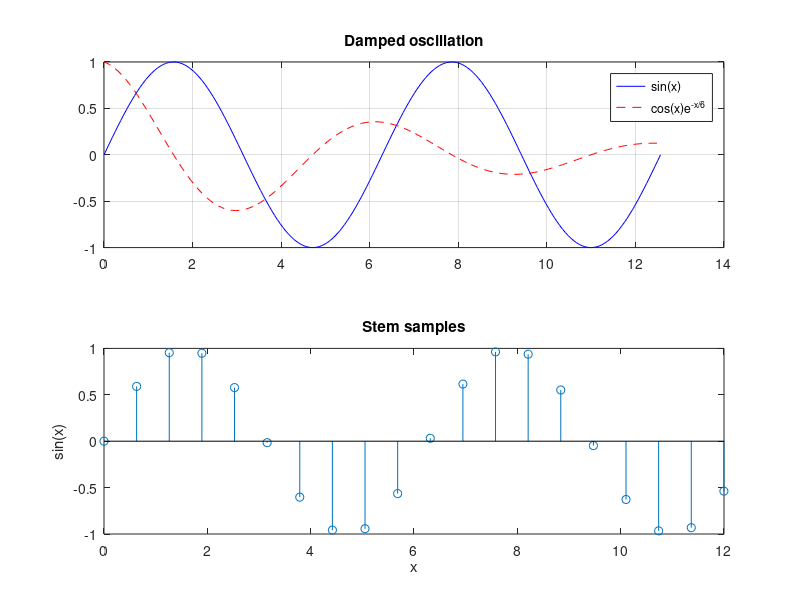
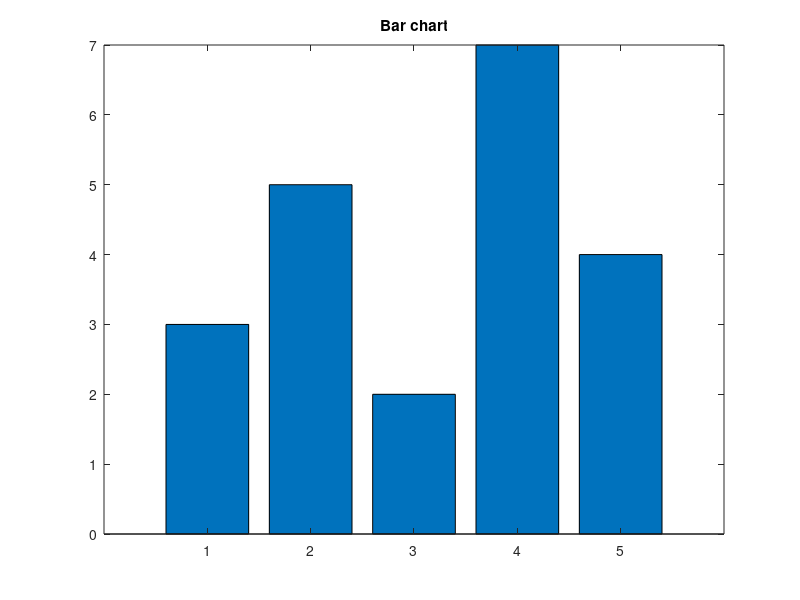

Reproduce these figures in MATLAB, in order.
%% plot_demo.m — 绘图命令全链路（plot / subplot / hold / legend / grid）
x = linspace(0, 4 * pi, 200);
y1 = sin(x);
y2 = cos(x) .* exp(-x / 6);

figure;
subplot(2, 1, 1);
plot(x, y1, 'b-', x, y2, 'r--');
legend('sin(x)', 'cos(x)e^{-x/6}');
title('Damped oscillation');
grid on;

subplot(2, 1, 2);
stem(x(1:10:end), y1(1:10:end));
title('Stem samples');
xlabel('x');
ylabel('sin(x)');

figure;
bar([3 5 2 7 4]);
title('Bar chart');

fprintf('figures created: %d\n', length(findobj('Type', 'figure')));
